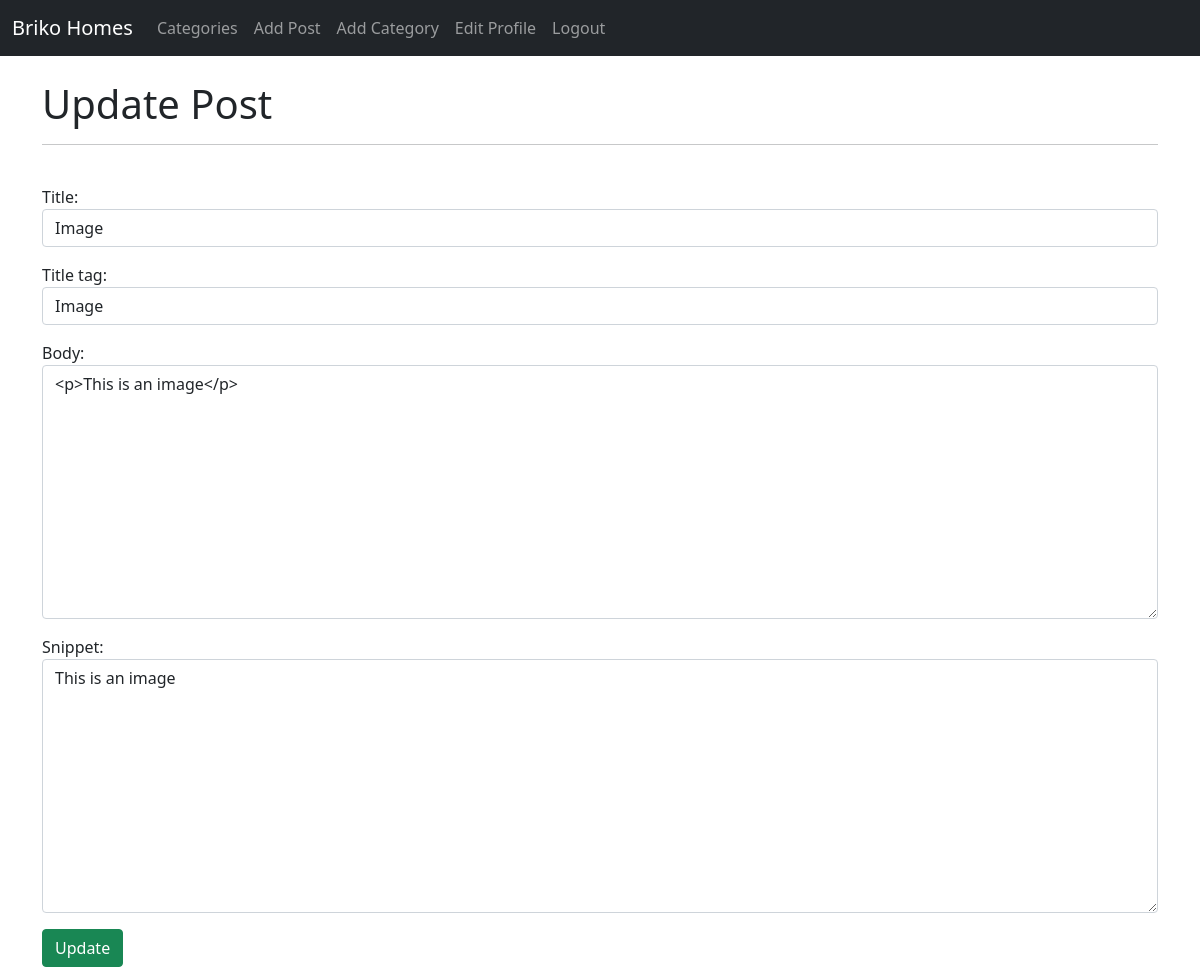
The page /article/edit/12 (signed in) on the database its author committed.
### brikoblog/models.py (models this page shows, shortened)
class Post(models.Model):
    title = models.CharField(max_length=255)
    header_image = models.ImageField(null=True, blank=True, upload_to='images/')
    title_tag = models.CharField(max_length=255)
    author = models.ForeignKey(User, on_delete= models.CASCADE)
    body = RichTextField(blank=True, null=True)
    post_date = models.DateField(auto_now_add=True)
    category = models.CharField(max_length=255, default='uncategorized')
    snippet = models.CharField(max_length=255)
    likes = models.ManyToManyField(User, related_name='blog_post')

### brikoblog/views.py (the view)
# urls.py: path('article/edit/<int:pk>', UpdatePostView.as_view(), name='update_post'),
class UpdatePostView(UpdateView):
    model = Post
    form_class = EditForm
    template_name = 'edit_post.html'

### brikoblog/forms.py
class EditForm(forms.ModelForm):
    class Meta:
        model = Post
        fields = ('title', 'title_tag', 'body', 'snippet')
        widgets = {
            'title':forms.TextInput(attrs={'class':'form-control'}),
            'title_tag':forms.TextInput(attrs={'class':'form-control', 'placeholder':'Briko Homes'}),
            'body':forms.Textarea(attrs={'class':'form-control'}),
            'snippet':forms.Textarea(attrs={'class':'form-control'}),
        }

### brikoblog/templates/edit_post.html (shortened to what this page needs)
{% extends 'base.html' %}
{% block content %}
{% if user.is_authenticated%}
    {% if user.id == post.author.id %}
        <h1>Update Post</h1>
        <hr>
        <br>
        <div class="form-group">
        <form method="POST">
            {{ form.as_p}}
            <button class="btn btn-success">Update</button>
        </form>
        </div>
        {% else %}
            Not allowed!
        {% endif %}
{% else%}
Not Allowed!!
{% endif %}
{% endblock %}

### rows shown on the page
Post: title "Image", title_tag "Image", body "<p>This is an image</p>", snippet "This is an image"
